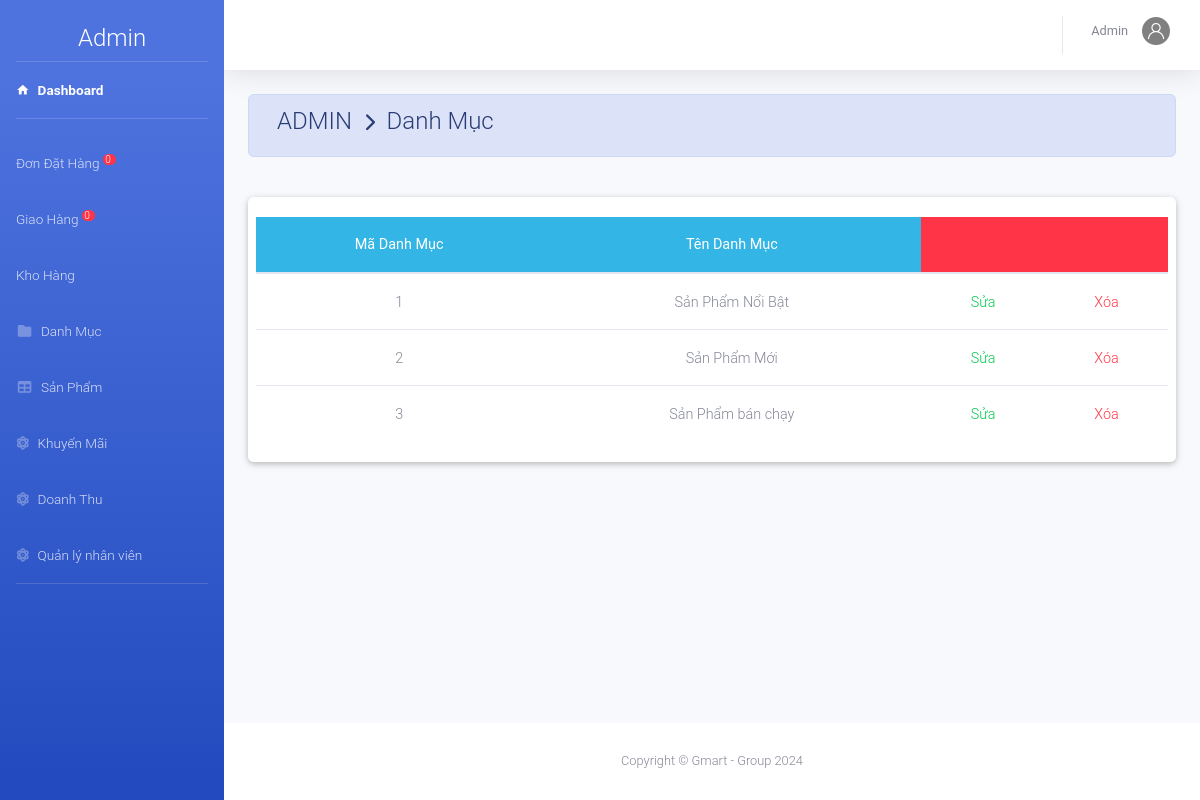
Screenshot of /admin/index.php?action=danhmuc& (signed in) with the database file from the repository.
### tables this page shows
CREATE TABLE `danhmuc` (
  `MaDM` int NOT NULL,
  `TenDM` varchar(50) NOT NULL
);

### admin/danhmuc/danhmuc.php (the view, shortened to what this page needs)
<?php
	include_once('../model/database.php');
	$sql="select *from danhmuc ";
	$rs=mysqli_query($conn,$sql);
?>
<div class="container-fluid">
    <div class=" alert alert-primary">
        <h4 class="page-title">
             ADMIN &#160;<i class="fas fa-chevron-right" style="font-size: 18px"></i>&#160; Danh Mục
        </h4>
    </div><br>
    <?php include_once('danhmuc/main.php');?>
    <div class="card card-body">
        <div class="row">
            <table class="table table-hover m-auto text-center" style="font-size: 13px;">
                <thead class="badge-info">
                    <tr>
                        <th>Mã Danh Mục</th>
                        <th>Tên Danh Mục</th>
                        <th colspan="2" class="badge-danger"></th>
                    </tr>
                </thead>
                <tbody>
                    <?php $so=0;
		 while ($row=mysqli_fetch_array($rs)) { ?>
                    <tr>
                        <td><?php echo $row['MaDM']; ?></td>
                        <td><?php echo $row['TenDM']; ?></td>
                        <td><a href="index.php?action=danhmuc&view=suadm&madm=<?php echo $row['MaDM']; ?>" class="text-success">Sửa</a></td>
                        <td><a href="danhmuc/main.php?view=xoadm&madm=<?php echo $row['MaDM']; ?>" class="text-danger">Xóa</a></td>
                    </tr>
                    <?php	} ?>
                </tbody>
            </table>
        </div>
    </div>
</div>

### rows the page displays
danhmuc: MaDM "1", TenDM "Sản Phẩm Nổi Bật"
danhmuc: MaDM "2", TenDM "Sản Phẩm Mới"
danhmuc: MaDM "3", TenDM "Sản Phẩm bán chạy"

### other values shown
$dem "0"
$nv['TenNV'] "Admin"
